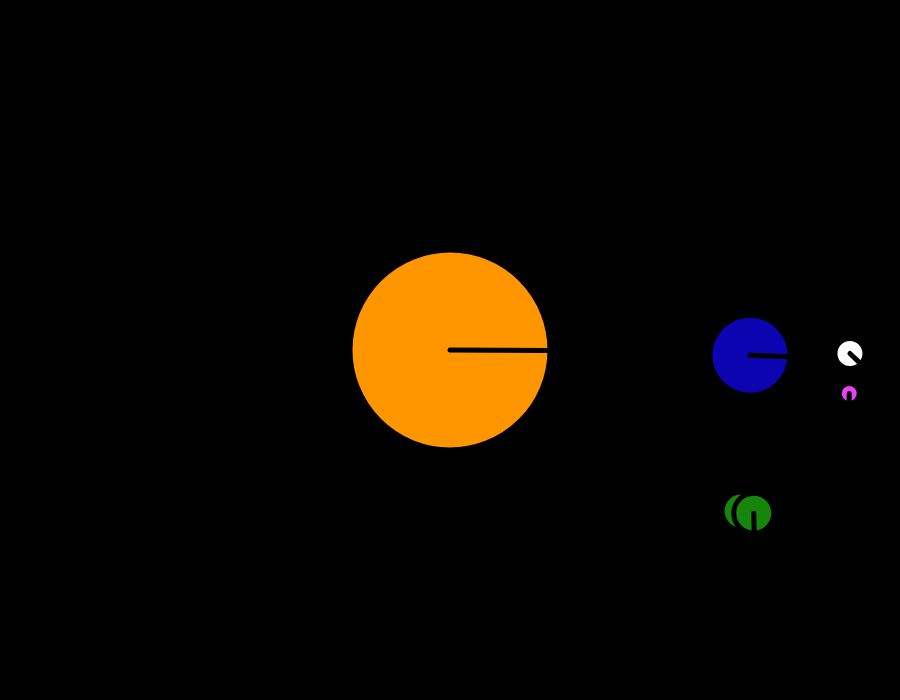
Frame 1 (no input)
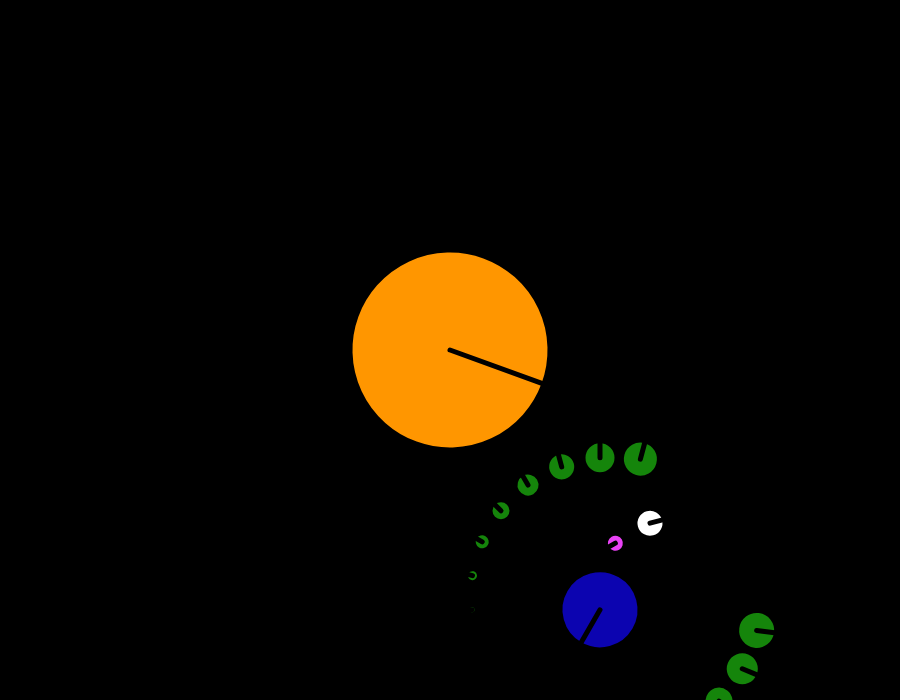
Frame 60 (no input)
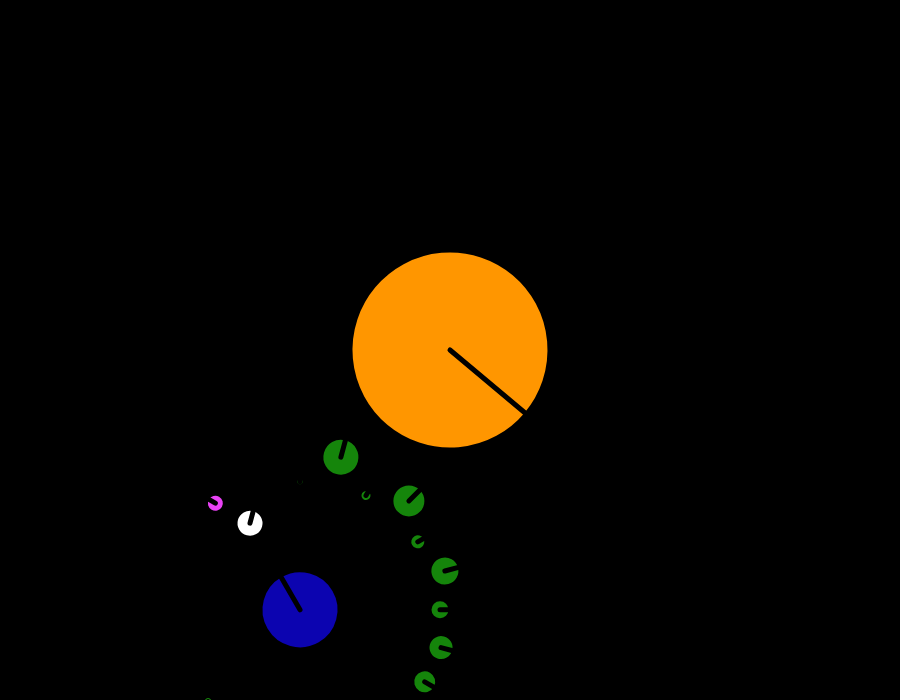
Frame 120 (the mouse pressed at the canvas centre since frame 60)

The p5.js sketch that drew these frames (run headless with seeded random() and noise() and a simulated clock; from frame 60 on, the mouse is pressed at the canvas centre):

// p5.js sketch
// ── sketch.js
let speed;
let canvasWidth = 900;
let canvasHeight = 700;
let sunSize = 200;
let earthSize = 80; // STEP 1a: 
let whiteMoonSize = 30; // STEP 4a:
let moonAsteroidSize = 20;
let GreenMoonSize = 2;
let GreenMoonQTY = 20;

function setup() {
    createCanvas(canvasWidth, canvasHeight);
}

function draw() {
    background(0);
    speed = frameCount;

    translate(width / 2, height / 2);

    Sun();

    Earth();
    GreenMoon();


    push();
    WhiteMoon();
    MoonAsteroid();
    pop();
}

// celestial object prototype function
function celestialObj(c, size) {
    strokeWeight(5);
    fill(c);
    ellipse(0, 0, size, size);
    line(0, 0, size / 2, 0);
}

// orange sun rotates around its axis
function Sun() {
    push();
    rotate(radians(speed / 3)); //STEP 5: rotates sun around its axis at speed/3
    translate(0, 0);
    celestialObj(color(255, 150, 0), sunSize); // sun color = orange, sun size = 200
    pop();
}

// blue earth rotates around the sun
function Earth() {
    rotate(radians(speed)); // STEP 2: rotates earth around the sun
    translate(300, 0); // STEP 1b: orbit 300 pixels
    push();
    rotate(radians(speed)); // STEP 3: earth rotates around self 
    celestialObj(color(12, 4, 176), earthSize); // STEP 1a: earth color = blue, earth size = 80
    pop();
}

// white moon rotating around the blue earth
function WhiteMoon() {
    rotate(radians(-speed * 2)); // STEP 4c: rotates moon around the earth counterclockwise at speed*2
    translate(100, 0); // STEP 4b: orbit of 100 pixels
    push();
    rotate(PI / 4); // rotates object 45 degrees to achieve "the dark side of the moon" rotation, where earth doesn't see the "dark side" of the moon
    celestialObj(color(255, 255, 255), whiteMoonSize); // STEP 4a: moon color = white, moon size = 30
    pop();
}

/* 
STEP 6a
Extension 1: a pink asteroid rotating around the moon
*/
function MoonAsteroid() {
    push();
    rotate(radians(speed * 2)); // rotates asteroid around the moon
    translate(0, 40);
    push(); // note: I left this here as I wanted to show that I'm able to create "the dark side" rotation 
    rotate(PI / 2); // rotates object 90 degrees to achieve "the dark side of the asteroid" rotation, where moon doesn't see the "dark side" of the asteroid
    celestialObj(color(233, 66, 245), moonAsteroidSize); // moon asteroid color = pink, moon asteroid size = 20
    pop();
    pop();
}

/* 
STEP 6b
Extension 2: green moons rotating around the earth at different speed and in different direction
*/
function GreenMoon() {
    push();
    // handles green moons with different speeds and sizes
    for (let i = 0, j = 1; i < GreenMoonQTY; i++, j *= -1) {
        push();
        rotate(radians(speed * (i / 8) * j));
        translate(0, 120 + i * 2);
        push();
        rotate(PI / 2); // rotates object 90 degrees to achieve "the dark side of the moon" rotation, where earth doesn't see the "dark side" of the moon
        celestialObj(color(21, 133, 11), GreenMoonSize + i * 2); // moon color = green, smallest moon size = 2, which increments through the for loop
        pop();
        pop();
    }
    pop();
}
